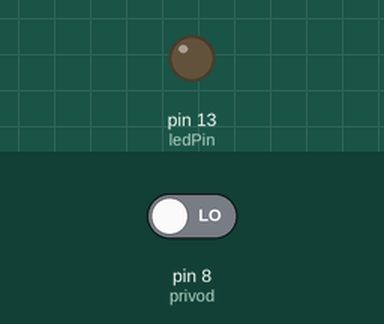
Recording of a sketch running on a simulated Arduino Uno, built with avr-gcc and run on an emulated ATmega328P. Shown: output pins drawn as LEDs (lit = HIGH). The test bench sets the inputs (shaded band); at power-on: pin 8 (privod) LOW.

Above: at 1.2 s.
1.3 s: pin 8 (privod) driven HIGH
At 1.9 s:
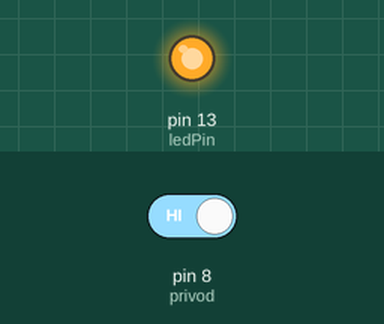
2.8 s: pin 8 (privod) driven LOW
At 3.1 s:
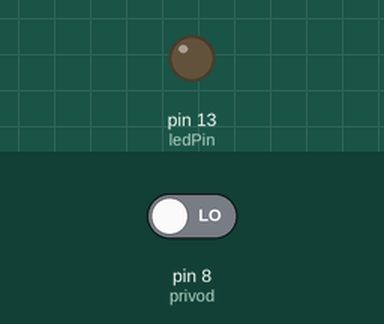
Timing chart, 0 to 5.8 s (numbered marks = the images above; inputs shaded):
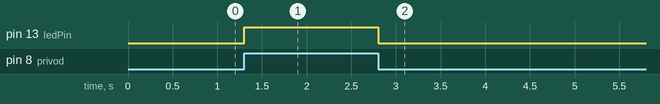

Measured:
- after the input at 1.3 s, pin 13 (ledPin): LOW → HIGH at once
- after the input at 2.8 s, pin 13 (ledPin): HIGH → LOW at once

The sketch:

sketch_jan10a.ino
```cpp
//define vars here basics 2
int privod=8;//privod prudu na pin 8 dosky digitalny vstup
int ledPin=13;//umiestnenie led na doske digitalny vystup
//digiatl high ma 5v cokolvek menej ako cca 3.5V je LOW
void setup() {
  // put your setup code here, to run once:
  pinMode(privod, INPUT);
  pinMode(ledPin, OUTPUT);
}

void loop() {
  // put your main code here, to run repeatedly:
 if(digitalRead(privod)==HIGH)
 {
    digitalWrite(ledPin, HIGH);
 }
 else
 {
    digitalWrite(ledPin, LOW);
 }
}
```
